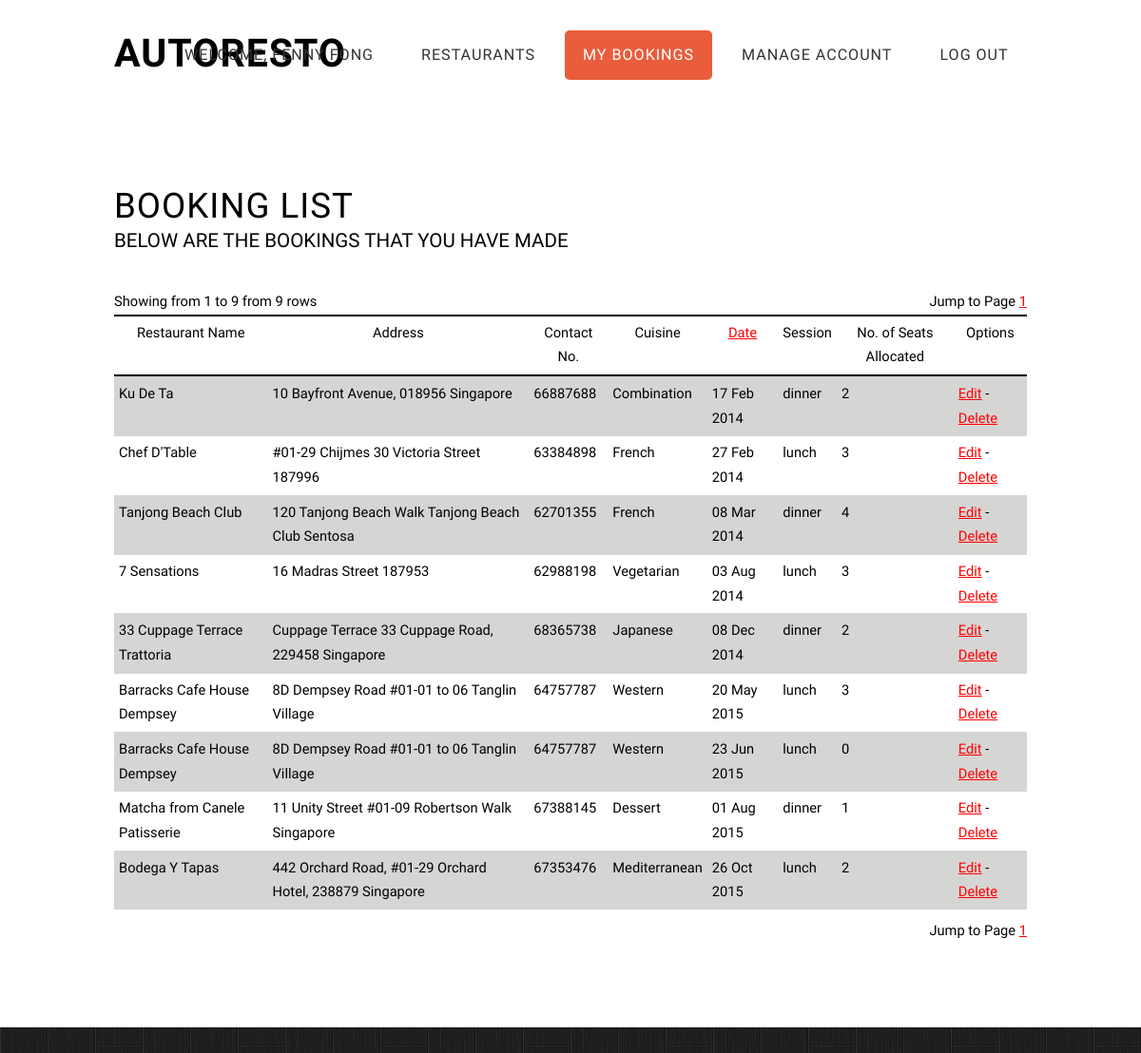
Page /booking_list.php (signed in) on the committed database.
### tables this page shows
CREATE TABLE IF NOT EXISTS `customer` (
  `name` varchar(256) NOT NULL,
  `email` varchar(256) DEFAULT NULL,
  `ic_no` char(20) NOT NULL,
  `contact_no` char(10) DEFAULT NULL,
  `active` tinyint(1) NOT NULL DEFAULT '1',
  `password` varchar(256) DEFAULT NULL,
  `isAdmin` tinyint(1) NOT NULL DEFAULT '0',
  PRIMARY KEY (`ic_no`)
);

CREATE TABLE IF NOT EXISTS `booking` (
  `booker_ic_no` char(20) NOT NULL DEFAULT '',
  `restaurant_contact_no` char(10) NOT NULL DEFAULT '',
  `date` date NOT NULL DEFAULT '0000-00-00',
  `session` char(10) NOT NULL DEFAULT '',
  `booked1seaters` int(11) NOT NULL DEFAULT '0',
  `booked2seaters` int(11) NOT NULL DEFAULT '0',
  `booked4seaters` int(11) NOT NULL DEFAULT '0',
  PRIMARY KEY (`booker_ic_no`,`restaurant_contact_no`,`date`,`session`),
  KEY `restaurant_contact_no` (`restaurant_contact_no`),
  CONSTRAINT `booking_ibfk_1` FOREIGN KEY (`restaurant_contact_no`) REFERENCES `restaurant` (`contact_no`) ON UPDATE CASCADE,
  CONSTRAINT `booking_ibfk_2` FOREIGN KEY (`booker_ic_no`) REFERENCES `customer` (`ic_no`) ON UPDATE CASCADE ON DELETE CASCADE
);

CREATE TABLE IF NOT EXISTS `restaurant` (
  `restaurant_name` varchar(256) NOT NULL,
  `address` varchar(256) NOT NULL,
  `contact_no` char(10) NOT NULL,
  `cuisine` char(255) DEFAULT NULL,
  `total1seaters` int(11) NOT NULL DEFAULT '0',
  `total2seaters` int(11) NOT NULL DEFAULT '0',
  `total4seaters` int(11) NOT NULL DEFAULT '0',
  `open` tinyint(1) NOT NULL DEFAULT '1',
  PRIMARY KEY (`contact_no`)
);

### constant.php (called while the page is built, shortened)
<?php
    $rows_each_page = 20;
    $db_location = "localhost";
    $db_name = "autoresto";
    $db_username = "root";
    $db_password = "";
    $customer_name = "name";
    $customer_ic_no = "ic_no";
    $customer_is_admin = "isAdmin";
    $restaurant_contact_no = "contact_no";
    $booking_booker_key = "booker_ic_no";
    $booking_date = "date";
?>

### customer.php (called while the page is built, shortened)
<?php
	Class Customer
	{
            private static $dbOperation;
            public function Customer()
            {
                self::$dbOperation = new DBOperation("customer");
            }
            public static function isAdmin($ic_no){
                global $customer_ic_no;
                global $empty_string;
                $arrQuery[$customer_ic_no] = $ic_no;
                $rows = self::$dbOperation->get($arrQuery,$empty_string);
                $totalRows = count($rows);
                if ($totalRows == 1){
                    $cust = $rows[0];
                }
                return false;
            }
            public static function getCustomerName($ic_number) {
                global $customer_name;
                global $customer_ic_no;
                $cond = array();
                $cond[$customer_ic_no] = $ic_number;
                $result = self::$dbOperation->get($cond);
                $row = $result[0];
                return $row[$customer_name];
            }
	};
?>

### dboperation.php (called while the page is built, shortened)
<?php
	Class DBOperation
	{
		private $tableName;
		private static $dbHandler;
		public function DBOperation($tableName)
		{
			$this->tableName = $tableName;
			self::$dbHandler = new DBHandler();
		}
                private function commandiseCondition($condition)
                {
                    $conditionCommand = "";
                    foreach ($condition as $key => $value)
                    {
                        $conditionCommand = $conditionCommand.$key." = \"".$value."\"";
                    }
                    return $conditionCommand;
                }
                public function get($conditions,$sortBy = "")
		{
                    $conditionCommand = $this->commandiseCondition($conditions);
                    $query = "SELECT * FROM ".$this->tableName;
                    if ($conditionCommand != "")
                    {
                        $query = $query." WHERE ".$conditionCommand;
                    }
                    if ($sortBy != "")
                    {
                        $query = $query." ORDER BY ".$sortBy;
                    }
                    return self::$dbHandler->getQuery($query);
		}
	};
?>

### dbhandler.php (called while the page is built, shortened)
<?php
    Class DBHandler
    {
        private $con;
        public function DBHandler()
	{
            global $db_location;
            global $db_name;
            global $db_password;
            global $db_username;
            $this->con = mysqli_connect($db_location,$db_username,$db_password,$db_name);
	}
	public function getQuery($query)
	{
            $result = mysqli_query($this->con,$query);
            $data = array();
            $i = 0;
            while ($data[$i++] = mysqli_fetch_array($result));
            unset($data[count($data)-1]);
            return $data;
	}
    };
?>

### eventhandler.php (called while the page is built, shortened)
<?php
    Class EventHandler
    {
        public function getRestaurantDetails($resto_contact_number)
        {
            return Restaurant::getRestaurantDetails($resto_contact_number);
        }
        public function getBookingsByIC($ic_no)
        {
            return Booking::getBookingsByIC($ic_no);
        }
        public function getCustomerName($ic_number)
        {
            return Customer::getCustomerName($ic_number);
        }
        public function isAdmin($ic_no)
        {
            return Customer::isAdmin($ic_no);
        }
    };
?>

### booking.php (called while the page is built, shortened)
<?php
Class Booking
	{
            private static $dbOperation;
            public function Booking()
            {
                self::$dbOperation = new DBOperation("booking");
            }
            public static function getBookingsByIC($ic_no)
            {
                global $booking_booker_key;
                global $booking_date;
                $arrQuery = array();
                $arrQuery[$booking_booker_key] = $ic_no;
                return self::$dbOperation->get($arrQuery,$booking_date);
            }
	};
?>

### restaurant.php (called while the page is built, shortened)
<?php
    include "constant.php";
    Class Restaurant
    {
        private static $dbOperation;
        public function Restaurant()
        {
            self::$dbOperation = new DBOperation("restaurant");
        }
        public static function getRestaurantDetails($resto_contact_number)
        {
            global $restaurant_contact_no;
            global $empty_string;
            $arrQuery = array();
            $arrQuery[$restaurant_contact_no] = $resto_contact_number;
            $rows = self::$dbOperation->get($arrQuery,$empty_string);
            if(count($rows) == 1){
                return $rows[0];
            }
            return false;
        }
    };
?>

### booking_list.php (the view, shortened to what this page needs)
<html>
<head>
    <?php
    include "htmlHeader.php";
    ?>
</head>
<body class="homepage">
    <?php
        include "headerPage.php";
        ?>
        <div id="page">
            <div class="container">
                <div class="row">
                    <div class="15u">
                        <section>
                            <header>
                                <h2>Booking List</h2>
                                <span class="byline">Below are the bookings that you have made</span>
                            </header>
                            <?php
                                $page = 0;
                                $bookingRows = $eventHandler->getBookingsByIC($ic_number);
                            ?>
                            <div class="page_button"></div>
                            <form name="table">
                                <table>
                                    <tr>
                                        <th> Restaurant Name </a></th>
                                        <th> Address </th>
                                        <th> Contact No. </th>
                                        <th> Cuisine </a></th>
                                        <th><a href="?order_by=date">Date </a></th>
                                        <th> Session </th>
                                        <th> No. of Seats Allocated </th>
                                        <th> Options </th>
                                    </tr>
                                    <?php
                                        global $rows_each_page;
                                        if (sizeof($bookingRows) > 0){
                                            $numPages = ceil(sizeof($bookingRows) / $rows_each_page);
                                            $page = min($page,$numPages - 1);
                                            $firstRow = $page * $rows_each_page;
                                            $lastRow = min(($page+1) * $rows_each_page,sizeof($bookingRows)) - 1;
                                            for ($i = $firstRow; $i <= $lastRow; ++$i){
                                                $row = $bookingRows[$i];
                                                $restaurant = $eventHandler->getRestaurantDetails($row['restaurant_contact_no']);
                                            ?>
                                                <tr>
                                                    <td> <?= $restaurant['restaurant_name'] ?> </td>
                                                    <td> <?= $restaurant['address'] ?> </td>
                                                    <td> <?= $restaurant['contact_no'] ?> </td>
                                                    <td> <?= $restaurant['cuisine'] ?> </td>
                                                    <td> <?= date('d M Y', strtotime($row['date'])) ?> </td>
                                                    <td> <?= $row['session'] ?> </td>
                                                    <td> <?= $row['booked1seaters'] + (2*$row['booked2seaters']) + (4*$row['booked4seaters']) ?> </td>
                                                    <td>
                                                    <?php
                                                        $booker_ic_no = $row['booker_ic_no'];
                                                        $contact_no = $restaurant['contact_no'];
                                                        $date = $row['date'];
                                                        $session = $row['session'];
                                                        echo "<a href=\"booking_new.php?booker_ic_no=$booker_ic_no&contact_no=$contact_no&date=$date&session=$session&page_mode=edit\">Edit</a> - <a href=\"booking_delete.php?restaurant_contact_no=$contact_no&date=$date&session=$session\">Delete</a>";
                                                    ?>
                                                    </td>
                                                </tr>
                                            <?php
                                            }
                                        } else {
                                            echo "<tr><td colspan='7'>There are no bookings to display.</td></tr>";
                                        }
                                    ?>
                                </table>
                            </form>
                            <div class="page_button"></div>
                        </section>
                    </div>
                </div>
            </div>
    </div>
</body>
</html>

### headerPage.php
<div id="header">
        <div class="container">
            <div id="logo">
                <h1><a href="./">AutoResto</a></h1>
            </div>
            <nav id="nav">
                <ul>
                    <li class="name"><a>Welcome,
                    <?php
                        echo $eventHandler->getCustomerName($ic_number);
                    ?>
                        </a></li>
                    <li class="index"><a href="./">Restaurants</a></li>
                    <?php
                        if ($isAdmin) {
                            echo "<li class=\"booking_list\"><a href=\"booking_list_admin.php\">All Bookings</a></li>";
                            echo "<li class=\"all_customers\"><a href=\"customer_list_admin.php\">All Customers</a></li>";
                        }
                        else {
                            echo "<li class=\"booking_list\"><a href=\"booking_list.php\">My Bookings</a></li>";
                        }
                    ?>
                    <li class="manage_account"><a href="manage_account.php">Manage Account</a></li>
                    <li class="logout"><a href="login.php">Log Out</a></li>
                </ul>
            </nav>
        </div>
</div>

### css/custom.css (style rules this page uses)
.page_button { float:right; }

### css/style.css (style rules this page uses)
body { background: #202020 url(images/img01.jpg) repeat; }
body,input,textarea,select { font-family: 'Roboto Condensed', sans-serif; font-weight: 300; font-size: 11pt; line-height: 1.75em; }
h1,h2,h3,h4,h5,h6 { letter-spacing: 1px; text-transform: uppercase; font-weight: 300; }
h1 a, h2 a, h3 a, h4 a, h5 a, h6 a { color: inherit; text-decoration: none; }
a { color: #ff0000; }
p, ul, ol, dl, table { margin-bottom: 1em; }
header { margin-bottom: 2em; line-height: 1.7em; }
header h2 { font-size: 2.5em; }
header .byline { display: block; margin: 0.5em 0 0 0; padding: 0 0 0.5em 0; text-transform: uppercase; font-size: 1.4em; }
table { border-collapse: separate; border-spacing: 0; margin: 0 0 10px; padding: 0; width: 100%; }
td, th { padding: 5px; display: table-cell; vertical-align: inherit; border-top: 1px solid #d5d5d5; }
th { border-bottom: 2px solid black; border-top: 2px solid black; }
tr:nth-child(even) { background-color: #d5d5d4; }
section, article { margin-bottom: 3em; }
section:last-child, article:last-child { margin-bottom: 0; }
#header { position: relative; background: #FFF; }
#header .container { position: relative; padding: 4em 0em; }
#logo { position: absolute; left: 0em; top: 3em; }
#logo a { display: block; text-decoration: none; font-size: 2.8em; font-weight: 600; }
#nav { position: absolute; right: 0em; top: 2.2em; }
#nav > ul > li { float: left; }
#nav > ul > li:last-child { padding-right: 0; }
#nav > ul > li > a, #nav > ul > li > span { display: block; margin-left: 0.7em; padding: 0.80em 1.2em; letter-spacing: 0.06em; text-decoration: none; text-transform: uppercase; font-size: 1.1em; outline: 0; color: #333; }
#nav li.active a { background: #e95d3c; border-radius: 5px; color: #FFF; }
#page { position: relative; background: #fff; }

### css/style-desktop.css (style rules this page uses)
body,input,textarea,select { font-size: 11pt; }
#page { padding: 2em 0em 6em 0em; }
.homepage #page { padding: 6em 0em; }

### rows in the picture
customer: name "FENNY FONG"
booking: restaurant_contact_no.restaurant_name "Ku De Ta", restaurant_contact_no.address "10 Bayfront Avenue, 018956 Singapore", restaurant_contact_no.contact_no "66887688", restaurant_contact_no.cuisine "Combination", date "17 Feb 2014", session "dinner", booked1seaters "2"
booking: restaurant_contact_no.restaurant_name "Chef D'Table", restaurant_contact_no.address "#01-29 Chijmes 30 Victoria Street 187996", restaurant_contact_no.contact_no "63384898", restaurant_contact_no.cuisine "French", date "27 Feb 2014", session "lunch", $row['booked1seaters'] + (2*$row['booked2seaters']) + (4*$row['booked4seaters']) "3"
booking: restaurant_contact_no.restaurant_name "Tanjong Beach Club", restaurant_contact_no.address "120 Tanjong Beach Walk Tanjong Beach Club Sentosa", restaurant_contact_no.contact_no "62701355", restaurant_contact_no.cuisine "French", date "08 Mar 2014", session "dinner", $row['booked1seaters'] + (2*$row['booked2seaters']) + (4*$row['booked4seaters']) "4"
booking: restaurant_contact_no.restaurant_name "7 Sensations", restaurant_contact_no.address "16 Madras Street 187953", restaurant_contact_no.contact_no "62988198", restaurant_contact_no.cuisine "Vegetarian", date "03 Aug 2014", session "lunch", $row['booked1seaters'] + (2*$row['booked2seaters']) + (4*$row['booked4seaters']) "3"
booking: restaurant_contact_no.restaurant_name "33 Cuppage Terrace Trattoria", restaurant_contact_no.address "Cuppage Terrace 33 Cuppage Road, 229458 Singapore", restaurant_contact_no.contact_no "68365738", restaurant_contact_no.cuisine "Japanese", date "08 Dec 2014", session "dinner", $row['booked1seaters'] + (2*$row['booked2seaters']) + (4*$row['booked4seaters']) "2"
booking: restaurant_contact_no.restaurant_name "Barracks Cafe House Dempsey", restaurant_contact_no.address "8D Dempsey Road #01-01 to 06 Tanglin Village", restaurant_contact_no.contact_no "64757787", restaurant_contact_no.cuisine "Western", date "20 May 2015", session "lunch", $row['booked1seaters'] + (2*$row['booked2seaters']) + (4*$row['booked4seaters']) "3"
booking: restaurant_contact_no.restaurant_name "Barracks Cafe House Dempsey", restaurant_contact_no.address "8D Dempsey Road #01-01 to 06 Tanglin Village", restaurant_contact_no.contact_no "64757787", restaurant_contact_no.cuisine "Western", date "23 Jun 2015", session "lunch", booked1seaters "0"
booking: restaurant_contact_no.restaurant_name "Matcha from Canele Patisserie", restaurant_contact_no.address "11 Unity Street #01-09 Robertson Walk Singapore", restaurant_contact_no.contact_no "67388145", restaurant_contact_no.cuisine "Dessert", date "01 Aug 2015", session "dinner", booked1seaters "1"
booking: restaurant_contact_no.restaurant_name "Bodega Y Tapas", restaurant_contact_no.address "442 Orchard Road, #01-29 Orchard Hotel, 238879 Singapore", restaurant_contact_no.contact_no "67353476", restaurant_contact_no.cuisine "Mediterranean", date "26 Oct 2015", session "lunch", booked1seaters "2"
